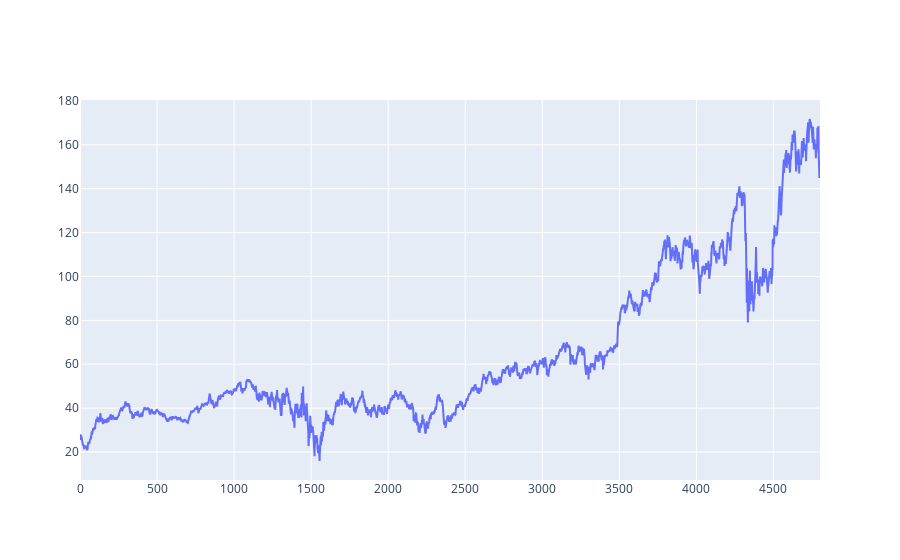

Notebook source saved alongside this figure:
### Code cell
fig = go.Figure()
fig.add_trace(go.Scatter(x=data.index, y=data['Close'], mode='lines', name='closing price'))

### Figure 1 — Plotly figure (JSON) as saved in the notebook; plotly's stock layout.template omitted (floating-point values rounded to 4 significant figures; data arrays with more than 128 entries replaced by an {"elided": "..."} marker saying what was removed)
{"data": [{"mode": "lines", "name": "closing price", "type": "scatter", "x": {"elided": "4803 int values"}, "y": {"elided": "4803 float values"}}], "layout": {}}
